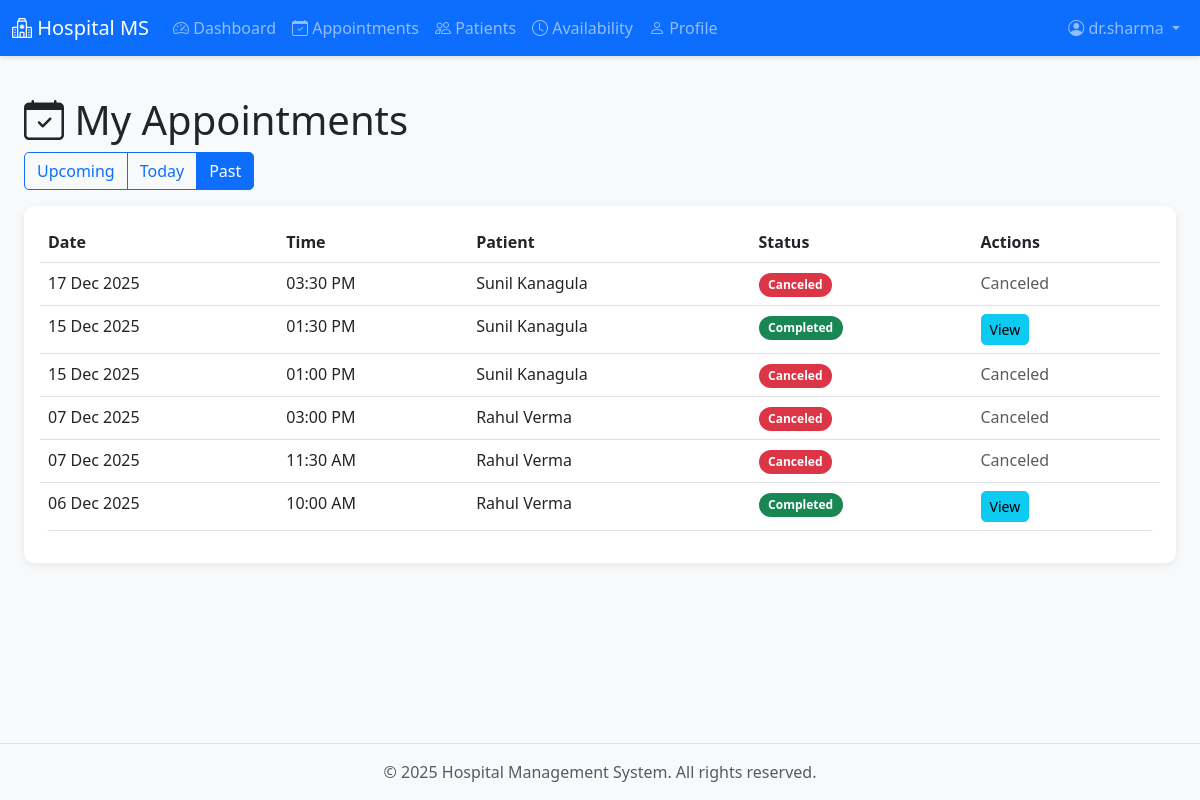
The app's page /doctor/appointments?filter=completed (signed in) with its own data.
### models/user.py (models this page shows, shortened)
class User(UserMixin, db.Model):
    __tablename__ = 'users'
    id = db.Column(db.Integer, primary_key=True)
    username = db.Column(db.String(80), unique=True, nullable=False, index=True)
    email = db.Column(db.String(120), unique=True, nullable=False, index=True)
    password_hash = db.Column(db.String(200), nullable=False)
    role = db.Column(db.String(20), nullable=False)  # admin, doctor, patient
    is_active = db.Column(db.Boolean, default=True, nullable=False)
    created_at = db.Column(db.DateTime, default=datetime.utcnow)
    updated_at = db.Column(db.DateTime, default=datetime.utcnow, onupdate=datetime.utcnow)
    doctor = db.relationship('Doctor', backref='user', uselist=False, lazy=True)
    patient = db.relationship('Patient', backref='user', uselist=False, lazy=True)
    nurse = db.relationship('Nurse', backref='user', uselist=False, lazy=True)
    triage = db.relationship('Triage', backref='user', uselist=False, lazy=True)
    def is_admin(self):
        return self.role == 'admin'
    def is_doctor(self):
        return self.role == 'doctor'

### models/appointment.py (models this page shows, shortened)
class Appointment(db.Model):
    __tablename__ = 'appointments'
    id = db.Column(db.Integer, primary_key=True)
    patient_id = db.Column(db.Integer, db.ForeignKey('patients.id'), nullable=False)
    doctor_id = db.Column(db.Integer, db.ForeignKey('doctors.id'), nullable=False)
    nurse_id = db.Column(db.Integer, db.ForeignKey('nurses.id'), nullable=True, index=True)
    appointment_date = db.Column(db.Date, nullable=False, index=True)
    appointment_time = db.Column(db.Time, nullable=False)
    status = db.Column(db.String(20), default='Booked', nullable=False)  # Booked, Completed, Canceled
    reason = db.Column(db.Text)
    notes = db.Column(db.Text)
    priority = db.Column(db.String(20), default='Standard')
    triage_assessment_id = db.Column(db.Integer, db.ForeignKey('triage_assessments.id'), nullable=True)
    is_deleted = db.Column(db.Boolean, default=False, nullable=False)
    created_at = db.Column(db.DateTime, default=datetime.utcnow)
    updated_at = db.Column(db.DateTime, default=datetime.utcnow, onupdate=datetime.utcnow)
    nurse = db.relationship('Nurse', backref='appointments', lazy=True)
    treatment = db.relationship('Treatment', backref='appointment', uselist=False, lazy=True)

### models/patient.py (models this page shows, shortened)
class Patient(db.Model):
    __tablename__ = 'patients'
    id = db.Column(db.Integer, primary_key=True)
    user_id = db.Column(db.Integer, db.ForeignKey('users.id'), nullable=False, unique=True)
    full_name = db.Column(db.String(100), nullable=False)
    date_of_birth = db.Column(db.Date)
    gender = db.Column(db.String(10))
    blood_group = db.Column(db.String(5))
    contact_number = db.Column(db.String(20), nullable=False)
    address = db.Column(db.Text)
    emergency_contact_name = db.Column(db.String(100))
    emergency_contact_number = db.Column(db.String(20))
    medical_history = db.Column(db.Text)
    allergies = db.Column(db.Text)
    is_active = db.Column(db.Boolean, default=True, nullable=False)
    is_deleted = db.Column(db.Boolean, default=False, nullable=False)
    created_at = db.Column(db.DateTime, default=datetime.utcnow)
    updated_at = db.Column(db.DateTime, default=datetime.utcnow, onupdate=datetime.utcnow)
    appointments = db.relationship('Appointment', backref='patient', lazy='dynamic')

### routes/doctor.py (the view)
@doctor_bp.route('/appointments')
@doctor_required
def appointments():
    doctor = Doctor.query.filter_by(user_id=current_user.id).first()
    page = request.args.get('page', 1, type=int)
    filter_type = request.args.get('filter', 'upcoming')
    query = Appointment.query.filter_by(doctor_id=doctor.id, is_deleted=False)
    if filter_type == 'upcoming':
        query = query.filter(
            Appointment.appointment_date >= date.today(),
            Appointment.status == 'Booked'
        )
    elif filter_type == 'completed':
        query = query.filter(Appointment.status.in_(['Completed', 'Canceled']))
    elif filter_type == 'today':
        query = query.filter(Appointment.appointment_date == date.today())
    appointments = query.order_by(
        Appointment.appointment_date.desc(),
        Appointment.appointment_time.desc()
    ).paginate(page=page, per_page=10, error_out=False)
    return render_template('doctor/appointments.html',
                         appointments=appointments,
                         filter_type=filter_type,
                         today=date.today())

### extensions.py (called while the page is built)
def init_extensions(app):
    db.init_app(app)
    login_manager.init_app(app)
    mail.init_app(app)  # ADD THIS LINE
    cache.init_app(app)  # ADD THIS LINE
    from models.user import User
    @login_manager.user_loader
    def load_user(user_id):
        return User.query.get(int(user_id))

### templates/doctor/appointments.html (shortened to what this page needs)
{% extends "base.html" %}
{% block content %}
<div class="container-fluid">
    <h1><i class="bi bi-calendar-check"></i> My Appointments</h1>
    <div class="btn-group mb-3"><a href="{{ url_for('doctor.appointments', filter='upcoming') }}"
            class="btn btn-outline-primary {{ 'active' if filter_type == 'upcoming' }}">Upcoming</a>
        <a href="{{ url_for('doctor.appointments', filter='today') }}"
            class="btn btn-outline-primary {{ 'active' if filter_type == 'today' }}">Today</a>
        <a href="{{ url_for('doctor.appointments', filter='completed') }}"
            class="btn btn-outline-primary {{ 'active' if filter_type == 'completed' }}">Past</a>
    </div>
    {% if appointments.items %}
    <div class="card">
        <div class="card-body">
            <table class="table table-hover">
                <thead>
                    <tr>
                        <th>Date</th>
                        <th>Time</th>
                        <th>Patient</th>
                        <th>Status</th>
                        <th>Actions</th>
                    </tr>
                </thead>
                <tbody>
                    {% for apt in appointments.items %}
                    <tr>
                        <td>{{ apt.appointment_date|format_date }}</td>
                        <td>{{ apt.appointment_time|format_time }}</td>
                        <td>{{ apt.patient.full_name }}</td>
                        <td><span
                                class="badge bg-{{ 'primary' if apt.status == 'Booked' else ('success' if apt.status == 'Completed' else 'danger') }}">{{
                                apt.status }}</span></td>
                        <td>
                            {% if apt.status == 'Booked' and apt.appointment_date >= today %}
                            <a href="{{ url_for('doctor.complete_appointment', appointment_id=apt.id) }}"
                                class="btn btn-sm btn-success">Complete</a>
                            <form method="POST"
                                action="{{ url_for('doctor.cancel_appointment', appointment_id=apt.id) }}"
                                style="display:inline;"
                                onsubmit="return confirm('Are you sure you want to cancel this appointment?');">
                                <button type="submit" class="btn btn-sm btn-danger">Cancel</button>
                            </form>
                            {% elif apt.status == 'Completed' %}
                            <a href="{{ url_for('doctor.complete_appointment', appointment_id=apt.id) }}"
                                class="btn btn-sm btn-info">View</a>
                            {% elif apt.status == 'Canceled' %}
                            <span class="text-muted">Canceled</span>
                            {% endif %}
                        </td>
                    </tr>
                    {% endfor %}
                </tbody>
            </table>
        </div>
    </div>
    {% else %}<div class="alert alert-info">No appointments found.</div>{% endif %}
</div>
{% endblock %}

### templates/base.html (shortened to what this page needs)
<!DOCTYPE html>
<html lang="en">
<head>
    <link href="https://cdn.jsdelivr.net/npm/bootstrap@5.3.0/dist/css/bootstrap.min.css" rel="stylesheet">
    <link rel="stylesheet" href="https://cdn.jsdelivr.net/npm/bootstrap-icons@1.10.0/font/bootstrap-icons.css">
    <link rel="stylesheet" href="{{ url_for('static', filename='css/style.css') }}">
    <link href="https://cdn.jsdelivr.net/npm/fullcalendar@5.11.3/main.min.css" rel="stylesheet">
</head>
<body>
    {% if current_user.is_authenticated %}
    <nav class="navbar navbar-expand-lg navbar-dark bg-primary">
        <div class="container-fluid">
            <a class="navbar-brand" href="{{ url_for('main.index') }}">
                <i class="bi bi-hospital"></i> Hospital MS
            </a>
            <div class="collapse navbar-collapse" id="navbarNav">
                <ul class="navbar-nav me-auto">
                    {% if current_user.is_admin() %}
                    <li class="nav-item">
                        <a class="nav-link" href="{{ url_for('admin.dashboard') }}"><i class="bi bi-speedometer2"></i>
                            Dashboard</a>
                    </li>
                    <li class="nav-item">
                        <a class="nav-link" href="{{ url_for('admin.doctors') }}"><i class="bi bi-person-badge"></i>
                            Doctors</a>
                    </li>
                    <li class="nav-item">
                        <a class="nav-link" href="{{ url_for('admin.nurses') }}"><i class="bi bi-person-lines-fill"></i>
                            Nurses</a>
                    </li>
                    <li class="nav-item">
                        <a class="nav-link" href="{{ url_for('admin.patients') }}"><i class="bi bi-people"></i>
                            Patients</a>
                    </li>
                    <li class="nav-item">
                        <a class="nav-link" href="{{ url_for('admin.appointments') }}"><i
                                class="bi bi-calendar-check"></i> Appointments</a>
                    </li>
                    <li class="nav-item">
                        <a class="nav-link" href="{{ url_for('admin.search') }}"><i class="bi bi-search"></i> Search</a>
                    </li>
                    {% elif current_user.is_doctor() %}
                    <li class="nav-item">
                        <a class="nav-link" href="{{ url_for('doctor.dashboard') }}"><i class="bi bi-speedometer2"></i>
                            Dashboard</a>
                    </li>
                    <li class="nav-item">
                        <a class="nav-link" href="{{ url_for('doctor.appointments') }}"><i
                                class="bi bi-calendar-check"></i> Appointments</a>
                    </li>
                    <li class="nav-item">
                        <a class="nav-link" href="{{ url_for('doctor.patients') }}"><i class="bi bi-people"></i>
                            Patients</a>
                    </li>
                    <li class="nav-item">
                        <a class="nav-link" href="{{ url_for('doctor.availability') }}"><i class="bi bi-clock"></i>
                            Availability</a>
                    </li>
                    <li class="nav-item">
                        <a class="nav-link" href="{{ url_for('doctor.profile') }}"><i class="bi bi-person"></i>
                            Profile</a>
                    </li>
                    {% endif %}
                </ul>
                <ul class="navbar-nav">
                    <li class="nav-item dropdown">
                        <a class="nav-link dropdown-toggle" href="#" id="userDropdown" role="button"
                            data-bs-toggle="dropdown">
                            <i class="bi bi-person-circle"></i> {{ current_user.username }}
                        </a>
                    </li>
                </ul>
            </div>
        </div>
    </nav>
    {% endif %}
    <main class="container-fluid py-4">
        {% block content %}{% endblock %}
    </main>
    <footer class="bg-light text-center text-muted py-3 mt-5">
        <div class="container">
            <p class="mb-0">&copy; 2025 Hospital Management System. All rights reserved.</p>
        </div>
    </footer>
</body>
</html>

### static/css/style.css (style rules this page uses)
:root { --primary-color: #0d6efd; --success-color: #198754; --danger-color: #dc3545; --warning-color: #ffc107; --info-color: #0dcaf0; }
body { font-family: 'Segoe UI', Tahoma, Geneva, Verdana, sans-serif; background-color: #f8f9fa; min-height: 100vh; display: flex; flex-direction: column; }
main { flex: 1; }
.navbar { box-shadow: 0 2px 4px rgba(0,0,0,.1); }
.card { border: none; border-radius: 10px; box-shadow: 0 2px 8px rgba(0,0,0,.08); transition: transform 0.2s, box-shadow 0.2s; }
.btn { border-radius: 5px; transition: all 0.3s; }
.table { border-radius: 10px; overflow: hidden; }
.table thead { background-color: #f8f9fa; }
.badge { padding: 0.5em 0.8em; border-radius: 20px; }
footer { margin-top: auto; background-color: #f8f9fa; border-top: 1px solid #dee2e6; }

### records on screen
User: username "dr.sharma"
Appointment: appointment_date "17 Dec 2025", appointment_time "03:30 PM", patient.full_name "Sunil Kanagula", status "Canceled"
Appointment: appointment_date "15 Dec 2025", appointment_time "01:30 PM", patient.full_name "Sunil Kanagula", status "Completed"
Appointment: appointment_date "15 Dec 2025", appointment_time "01:00 PM", patient.full_name "Sunil Kanagula", status "Canceled"
Appointment: appointment_date "07 Dec 2025", appointment_time "03:00 PM", patient.full_name "Rahul Verma", status "Canceled"
Appointment: appointment_date "07 Dec 2025", appointment_time "11:30 AM", patient.full_name "Rahul Verma", status "Canceled"
Appointment: appointment_date "06 Dec 2025", appointment_time "10:00 AM", patient.full_name "Rahul Verma", status "Completed"
